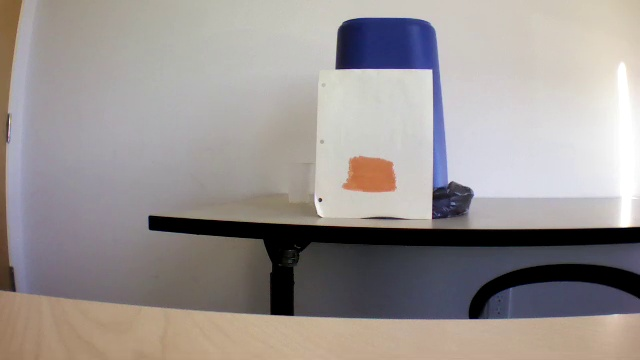
#> input picture javascript/pic.jpg, 640 x 360 px
$ python circle.py javascript/pic.jpg   (Python 2 division)   (older library calls are emulated)
#> lines starting #> are read from the running program, lines starting #| are printed output that depends on the picture
import cv2
import numpy as np
import sys
if len(sys.argv)>1:
    filename = sys.argv[1]
else:
    filename = 'board.jpg'
img = cv2.imread(filename,0)
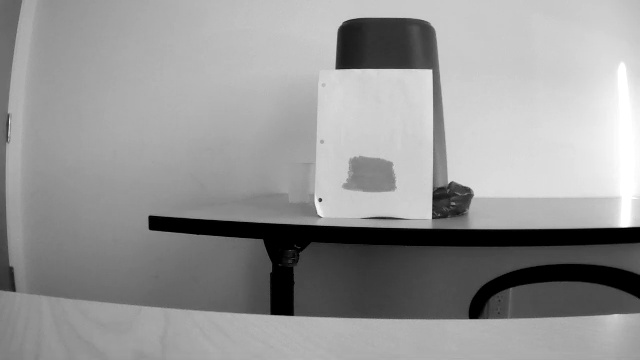
#> img: shape (360, 640); min 0, max 255, mean 149.5
#> (the run stopped early here; a loop or call above may not have finished)

$ run again, on matlab/test.jpg
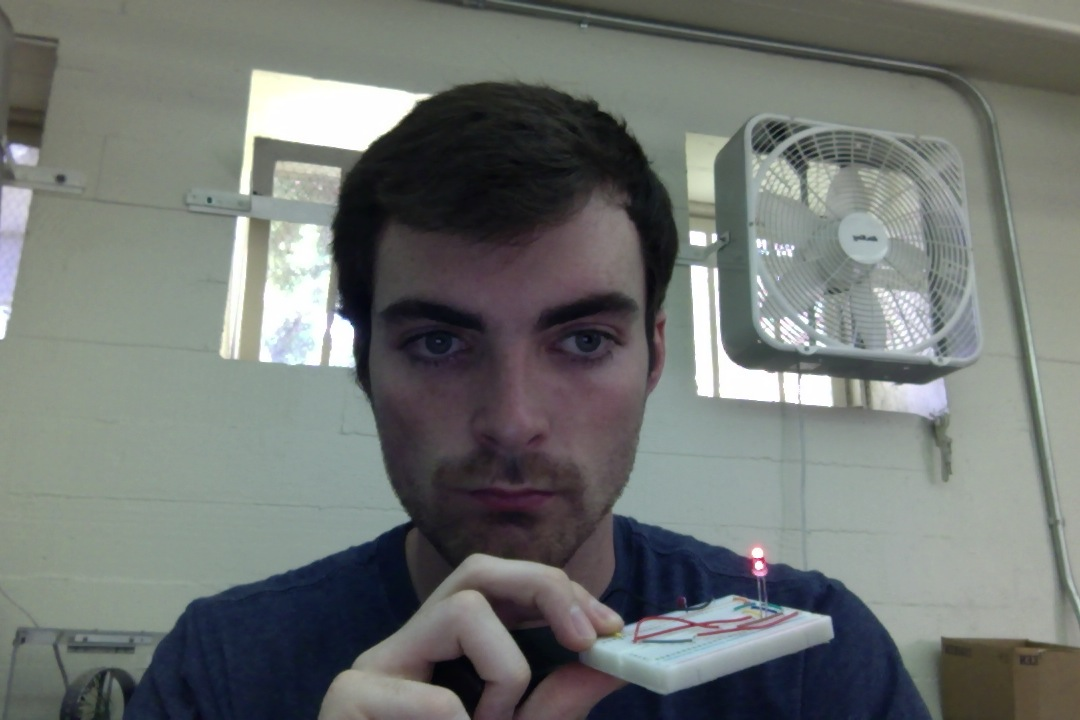
#> input picture matlab/test.jpg, 1080 x 720 px
#> `img = cv2.imread(filename,0)`:
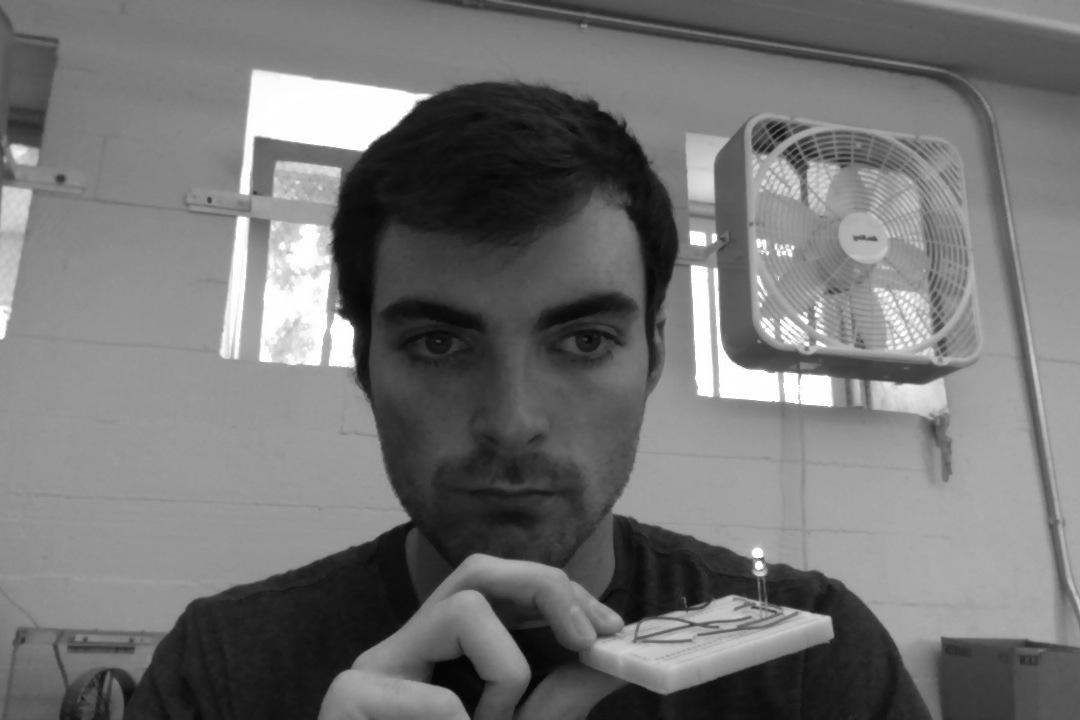
#> img: shape (720, 1080); min 2, max 255, mean 115.2
